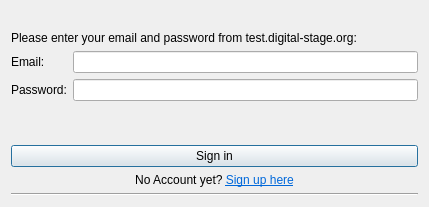
<?xml version="1.0" encoding="UTF-8"?>
<ui version="4.0">
 <class>LoginDialog</class>
 <widget class="QDialog" name="LoginDialog">
  <property name="geometry">
   <rect>
    <x>0</x>
    <y>0</y>
    <width>429</width>
    <height>207</height>
   </rect>
  </property>
  <property name="windowTitle">
   <string>Digital Stage</string>
  </property>
  <layout class="QHBoxLayout" name="HorizontalLayout">
   <item>
    <layout class="QGridLayout" name="gridLayout">
     <item row="6" column="1">
      <widget class="QLineEdit" name="passwordEdit">
       <property name="inputMask">
        <string notr="true"/>
       </property>
       <property name="echoMode">
        <enum>QLineEdit::PasswordEchoOnEdit</enum>
       </property>
      </widget>
     </item>
     <item row="7" column="0" colspan="2">
      <widget class="QLabel" name="labelError">
       <property name="sizePolicy">
        <sizepolicy hsizetype="Preferred" vsizetype="Preferred">
         <horstretch>0</horstretch>
         <verstretch>0</verstretch>
        </sizepolicy>
       </property>
       <property name="text">
        <string/>
       </property>
       <property name="textFormat">
        <enum>Qt::AutoText</enum>
       </property>
      </widget>
     </item>
     <item row="5" column="1">
      <widget class="QLineEdit" name="emailEdit"/>
     </item>
     <item row="6" column="0">
      <widget class="QLabel" name="labelPassword">
       <property name="text">
        <string>Password:</string>
       </property>
      </widget>
     </item>
     <item row="5" column="0">
      <widget class="QLabel" name="labelEmail">
       <property name="text">
        <string>Email:</string>
       </property>
      </widget>
     </item>
     <item row="11" column="0" colspan="2">
      <widget class="QLabel" name="labelSignUp">
       <property name="text">
        <string>&lt;html&gt;&lt;head/&gt;&lt;body&gt;&lt;p align=&quot;center&quot;&gt;No Account yet? &lt;a href=&quot;https://dev.dstage.org/account/signup&quot;&gt;&lt;span style=&quot; text-decoration: underline; color:#0068da;&quot;&gt;Sign up here&lt;/span&gt;&lt;/a&gt;&lt;/p&gt;&lt;/body&gt;&lt;/html&gt;</string>
       </property>
       <property name="openExternalLinks">
        <bool>true</bool>
       </property>
      </widget>
     </item>
     <item row="10" column="0" colspan="2">
      <widget class="QPushButton" name="buttonSignIn">
       <property name="text">
        <string>Sign in</string>
       </property>
      </widget>
     </item>
     <item row="8" column="0" colspan="2">
      <spacer name="verticalSpacer">
       <property name="orientation">
        <enum>Qt::Vertical</enum>
       </property>
       <property name="sizeHint" stdset="0">
        <size>
         <width>20</width>
         <height>40</height>
        </size>
       </property>
      </spacer>
     </item>
     <item row="2" column="0" colspan="2">
      <widget class="QLabel" name="labelDescription">
       <property name="text">
        <string>Please enter your email and password from test.digital-stage.org:</string>
       </property>
      </widget>
     </item>
     <item row="0" column="0" rowspan="2" colspan="2">
      <widget class="QLabel" name="labelLogo">
       <property name="text">
        <string/>
       </property>
       <property name="pixmap">
        <pixmap>:/assets/logo-full.png</pixmap>
       </property>
       <property name="scaledContents">
        <bool>false</bool>
       </property>
       <property name="alignment">
        <set>Qt::AlignCenter</set>
       </property>
       <property name="margin">
        <number>0</number>
       </property>
      </widget>
     </item>
     <item row="12" column="0" colspan="2">
      <widget class="Line" name="line">
       <property name="sizePolicy">
        <sizepolicy hsizetype="Expanding" vsizetype="Fixed">
         <horstretch>0</horstretch>
         <verstretch>0</verstretch>
        </sizepolicy>
       </property>
       <property name="orientation">
        <enum>Qt::Horizontal</enum>
       </property>
      </widget>
     </item>
    </layout>
   </item>
  </layout>
 </widget>
 <tabstops>
  <tabstop>emailEdit</tabstop>
  <tabstop>passwordEdit</tabstop>
  <tabstop>buttonSignIn</tabstop>
 </tabstops>
 <resources/>
 <connections/>
</ui>
